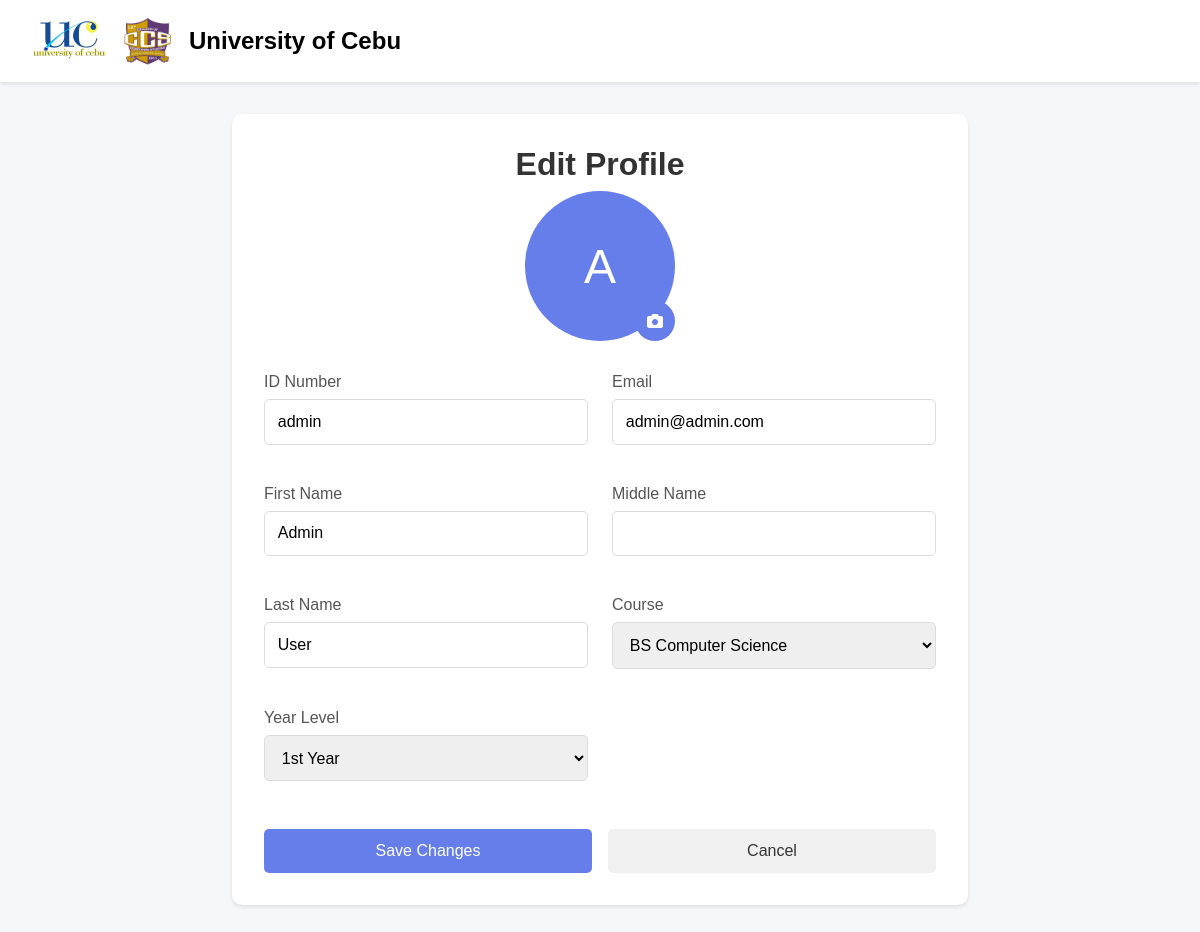
Screenshot of /profile (signed in) with the database file from the repository.
### models.py (models this page shows, shortened)
class User(db.Model):
    __tablename__ = 'users'
    id = db.Column(db.Integer, primary_key=True)
    id_number = db.Column(db.String(20), unique=True, nullable=False)
    email = db.Column(db.String(120), unique=True, nullable=False)
    first_name = db.Column(db.String(50), nullable=False)
    middle_name = db.Column(db.String(50))
    last_name = db.Column(db.String(50), nullable=False)
    course = db.Column(db.String(100), nullable=False)
    year_level = db.Column(db.String(20), nullable=False)
    password = db.Column(db.String(200), nullable=False)
    profile_image = db.Column(db.String(200))
    is_admin = db.Column(db.Boolean, default=False, nullable=False)
    is_active = db.Column(db.Boolean, default=True)
    remaining_sessions = db.Column(db.Integer, default=30)
    points = db.Column(db.Integer, default=0)
    created_at = db.Column(db.DateTime, default=datetime.utcnow)
    updated_at = db.Column(db.DateTime, default=datetime.utcnow, onupdate=datetime.utcnow)
    sessions = db.relationship('Session', backref='user', lazy=True)
    reservations = db.relationship('Reservation', backref='user', lazy=True)
    feedback = db.relationship('Feedback', backref='user', lazy=True)

### app.py (the view, shortened to what this page needs)
@app.route('/profile', methods=['GET', 'POST'])
def profile():
    if 'user_id' not in session:
        return redirect(url_for('index'))
    user = User.query.filter_by(id_number=session['user_id']).first()
    return render_template('profile.html', user=user, courses=COURSES, year_levels=YEAR_LEVELS)

### templates/profile.html (shortened to what this page needs)
<!DOCTYPE html>
<html lang="en">
<head>
    <link rel="stylesheet" href="https://cdnjs.cloudflare.com/ajax/libs/font-awesome/6.0.0/css/all.min.css">
</head>
<body>
    <nav class="navbar">
        <div class="header-logo">
            <img src="static/uploads/uclogo.jpg" alt="UC Logo">
            <img src="{{ url_for('static', filename='uploads/ccs.png') }}" alt="ccsLogo" id="ccsLogo>
            <div class="header-title">
                <h1>University of Cebu</h1>
            </div>
    </nav>
    <div class="container">
        <div class="profile-card">
            <div class="profile-header">
                <h1>Edit Profile</h1>
                <div class="profile-image-container">
                    {% if user.profile_image %}
                        <img src="{{ url_for('static', filename='uploads/' + user.profile_image) }}" alt="Profile Image" class="profile-image">
                    {% else %}
                        <div class="profile-image-placeholder">
                            {{ user.first_name[0].upper() }}
                        </div>
                    {% endif %}
                    <label for="profile_image" class="image-upload-label">
                        <i class="fas fa-camera"></i>
                    </label>
                </div>
            </div>
            <form action="{{ url_for('profile') }}" method="POST" enctype="multipart/form-data">
                <div class="form-grid">
                    <div class="form-group">
                        <label for="id_number">ID Number</label>
                        <input type="text" id="id_number" value="{{ user.id_number }}" readonly>
                    </div>
                    <div class="form-group">
                        <label for="email">Email</label>
                        <input type="email" id="email" name="email" value="{{ user.email }}" required>
                    </div>
                    <div class="form-group">
                        <label for="first_name">First Name</label>
                        <input type="text" id="first_name" name="first_name" value="{{ user.first_name }}" required>
                    </div>
                    <div class="form-group">
                        <label for="middle_name">Middle Name</label>
                        <input type="text" id="middle_name" name="middle_name" value="{{ user.middle_name }}">
                    </div>
                    <div class="form-group">
                        <label for="last_name">Last Name</label>
                        <input type="text" id="last_name" name="last_name" value="{{ user.last_name }}" required>
                    </div>
                    <div class="form-group">
                        <label for="course">Course</label>
                        <select id="course" name="course" required>
                            {% for course in courses %}
                                <option value="{{ course }}" {% if course == user.course %}selected{% endif %}>{{ course }}</option>
                            {% endfor %}
                        </select>
                    </div>
                    <div class="form-group">
                        <label for="year_level">Year Level</label>
                        <select id="year_level" name="year_level" required>
                            {% for year in year_levels %}
                                <option value="{{ year }}" {% if year == user.year_level %}selected{% endif %}>{{ year }}</option>
                            {% endfor %}
                        </select>
                    </div>
                </div>
                <div class="button-group">
                    <button type="submit" class="save-btn">Save Changes</button>
                    <a href="{{ url_for('home') }}" class="cancel-btn">Cancel</a>
                </div>
            </form>
        </div>
    </div>
</body>
</html>

### templates/profile.html (style rules this page uses)
* { margin: 0; padding: 0; box-sizing: border-box; font-family: 'Arial', sans-serif; }
body { background: #f5f7fa; min-height: 100vh; }
.navbar { background: white; padding: 1rem 2rem; box-shadow: 0 2px 4px rgba(0, 0, 0, 0.1); display: flex; justify-content: space-between; align-items: center; }
.header-logo { display: flex; align-items: center; gap: 1rem; }
.header-logo img { height: 50px; }
.container { max-width: 800px; margin: 2rem auto; padding: 0 2rem; }
.profile-card { background: white; padding: 2rem; border-radius: 10px; box-shadow: 0 2px 4px rgba(0, 0, 0, 0.1); }
.profile-header { text-align: center; margin-bottom: 2rem; }
.profile-header h1 { color: #333; margin-bottom: 0.5rem; }
.profile-image-container { position: relative; width: 150px; height: 150px; margin: 0 auto 1rem; }
.profile-image-placeholder { width: 100%; height: 100%; border-radius: 50%; background: #667eea; display: flex; align-items: center; justify-content: center; color: white; font-size: 3rem; }
.image-upload-label { position: absolute; bottom: 0; right: 0; background: #667eea; width: 40px; height: 40px; border-radius: 50%; display: flex; align-items: center; justify-content: center; cursor: pointer; color: white; transition: background 0.3s; }
.form-grid { display: grid; grid-template-columns: 1fr 1fr; gap: 1.5rem; }
.form-group { margin-bottom: 1rem; }
.form-group label { display: block; margin-bottom: 0.5rem; color: #555; font-weight: 500; }
.form-group input, .form-group select { width: 100%; padding: 0.8rem; border: 1px solid #ddd; border-radius: 5px; font-size: 1rem; transition: border-color 0.3s; }
.button-group { display: flex; gap: 1rem; margin-top: 2rem; }
.save-btn, .cancel-btn { padding: 0.8rem 2rem; border: none; border-radius: 5px; font-size: 1rem; cursor: pointer; transition: background 0.3s; text-decoration: none; text-align: center; }
.save-btn { background: #667eea; color: white; flex: 1; }
.cancel-btn { background: #f0f0f0; color: #333; flex: 1; }

### rows the page displays
User: first_name "A", id_number "admin", email "admin@admin.com", first_name "Admin", last_name "User"

### other values shown
form field course "BS Computer Science"
form field year_level "1st Year"
